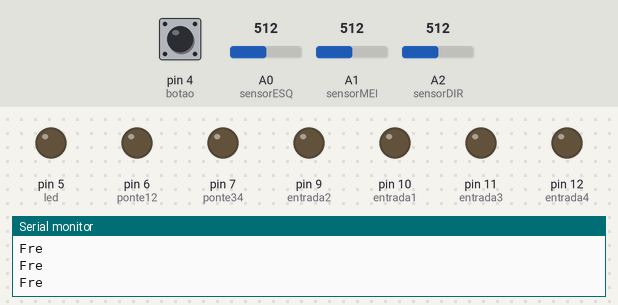
The sketch below on a simulated Arduino Uno, built with avr-gcc and run on an emulated ATmega328P. Shown: output pins drawn as LEDs (lit = HIGH), the last lines printed to the serial monitor. Inputs (shaded band) come from the test bench; at power-on: pin 4 (botao) LOW, A0 (sensorESQ) = 512, A1 (sensorMEI) = 512, A2 (sensorDIR) = 512.

Above: at 1.2 s.
1.3 s: pin 4 (botao) pulled HIGH for 0.15 s
At 2.5 s:
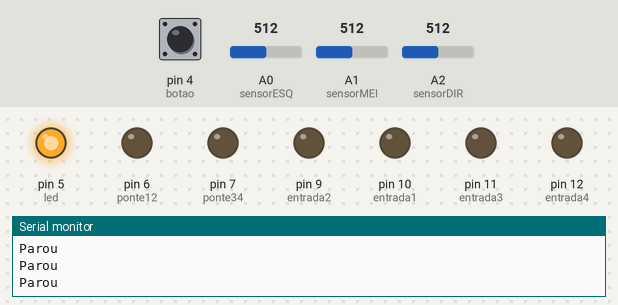
2.9 s: pin 4 (botao) pulled HIGH for 1 s
At 3.8 s:
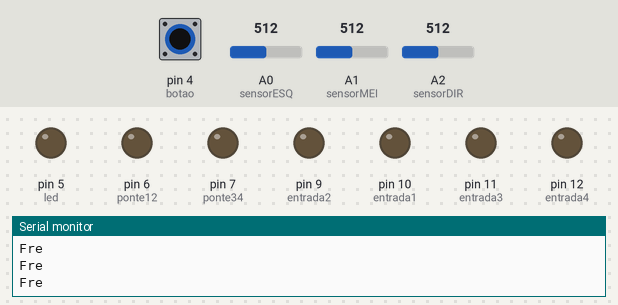
7.3 s: pin 4 (botao) pulled HIGH for 3.2 s
At 7.8 s:
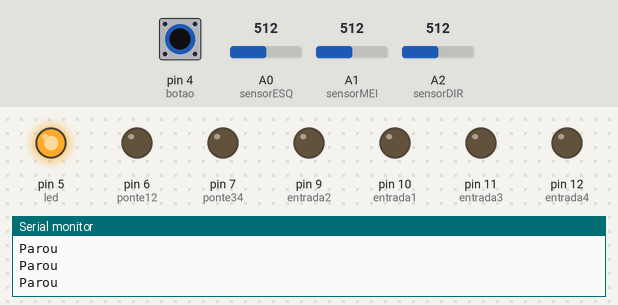
Timing chart, 0 to 10.3 s (numbered marks = the images above; inputs shaded):
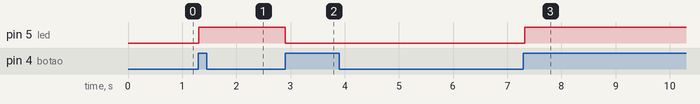

Measured:
- after the input at 1.3 s, pin 5 (led): LOW → HIGH at once
- after the input at 2.9 s, pin 5 (led): HIGH → LOW at once
- after the input at 7.3 s, pin 5 (led): LOW → HIGH at once

The sketch:

SeguidordeLinha.ino
```cpp
#define sensorMEI A1
#define sensorESQ A0
#define sensorDIR A2
#define ponte34 7
#define ponte12 6
#define entrada4 12
#define entrada3 11
#define entrada2 9
#define entrada1 10
#define botao 4
#define led 5
bool estadoBotao = LOW;
bool estadoAntBotao = LOW;
bool ledLigado = LOW;

void setup(){
  pinMode(sensorDIR, INPUT);
  pinMode(sensorMEI, INPUT);
  pinMode(sensorESQ, INPUT);
  pinMode(ponte34, OUTPUT);
  pinMode(ponte12, OUTPUT);
  pinMode(entrada4, OUTPUT);
  pinMode(entrada3, OUTPUT);
  pinMode(entrada2, OUTPUT);
  pinMode(entrada1, OUTPUT);
  pinMode(botao, INPUT);
  pinMode(led, OUTPUT);
  Serial.begin(9600);
}

bool Botao(){
  estadoBotao = digitalRead(botao);
  if (estadoBotao != estadoAntBotao){
    if(estadoBotao){
      ledLigado = !ledLigado;
      digitalWrite(led,ledLigado);
  	}
  }
  estadoAntBotao = estadoBotao;
  return !ledLigado;
}

void seguirESQ(int forca){
  Serial.println("ESQ");
}

void seguirDIR(int forca){
  Serial.println("DIR");
}

void seguirFRE(){
  Serial.println("Fre");
}

void parar(){
  Serial.println("Parou");
}

void loop(){
  if(Botao()){
    if((analogRead(sensorESQ)) && (analogRead(sensorDIR)) && (analogRead(sensorMEI))){
      seguirFRE();
    }
  	else if((analogRead(sensorESQ)) && (analogRead(sensorDIR)) && !(analogRead(sensorMEI))){
      seguirFRE();
    }
    else if((analogRead(sensorMEI)) && (analogRead(sensorDIR))){
      seguirDIR(0);
    }
    else if((analogRead(sensorMEI)) && (analogRead(sensorESQ))){
      seguirESQ(0);
    }

    else if(analogRead(sensorMEI)){
      seguirFRE();
    }
    else if(analogRead(sensorDIR)){
      seguirDIR(1);
    }
    else if(analogRead(sensorESQ)){
      seguirESQ(1);
    }
    else{
      parar();
    };
  }
  else{
    parar();
  };

  delay(100); // Delay a little bit to improve simulation performance
}
```
